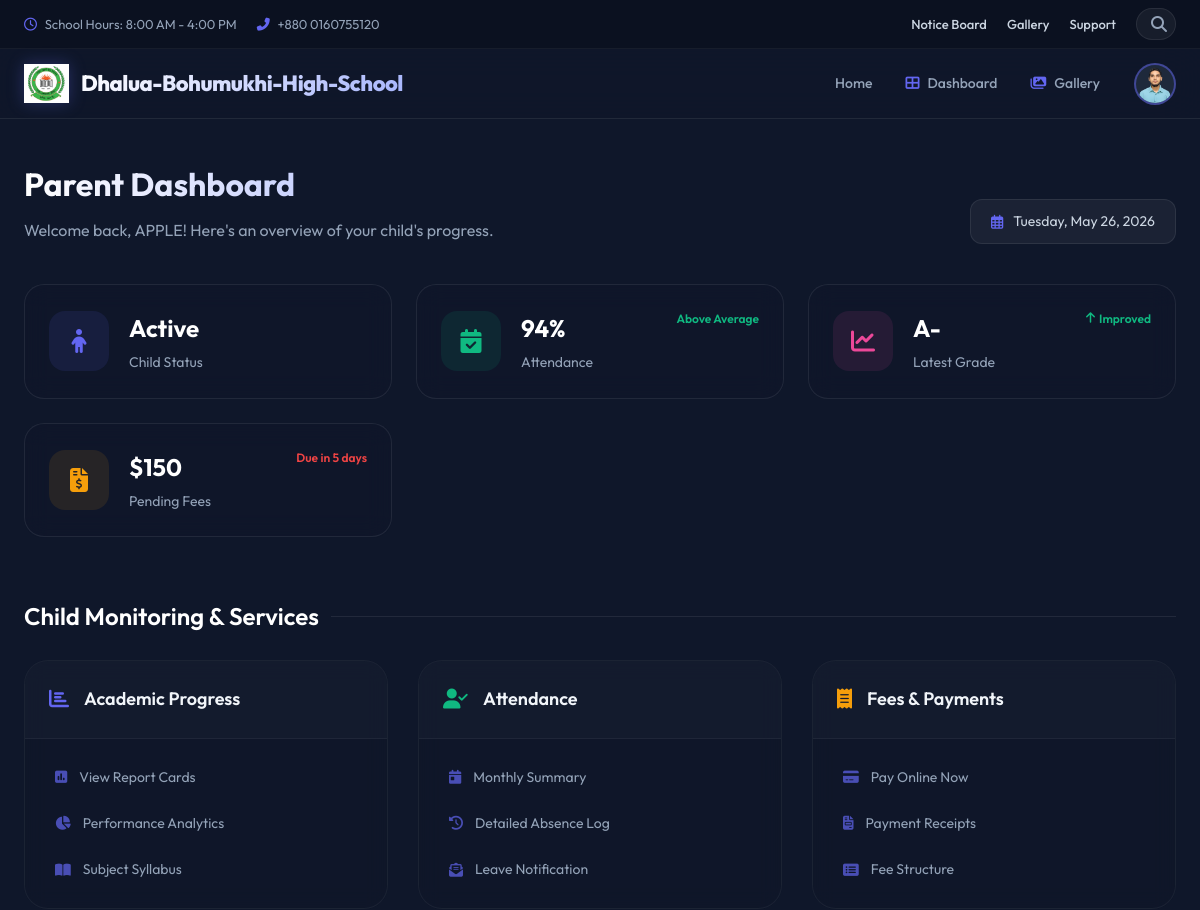
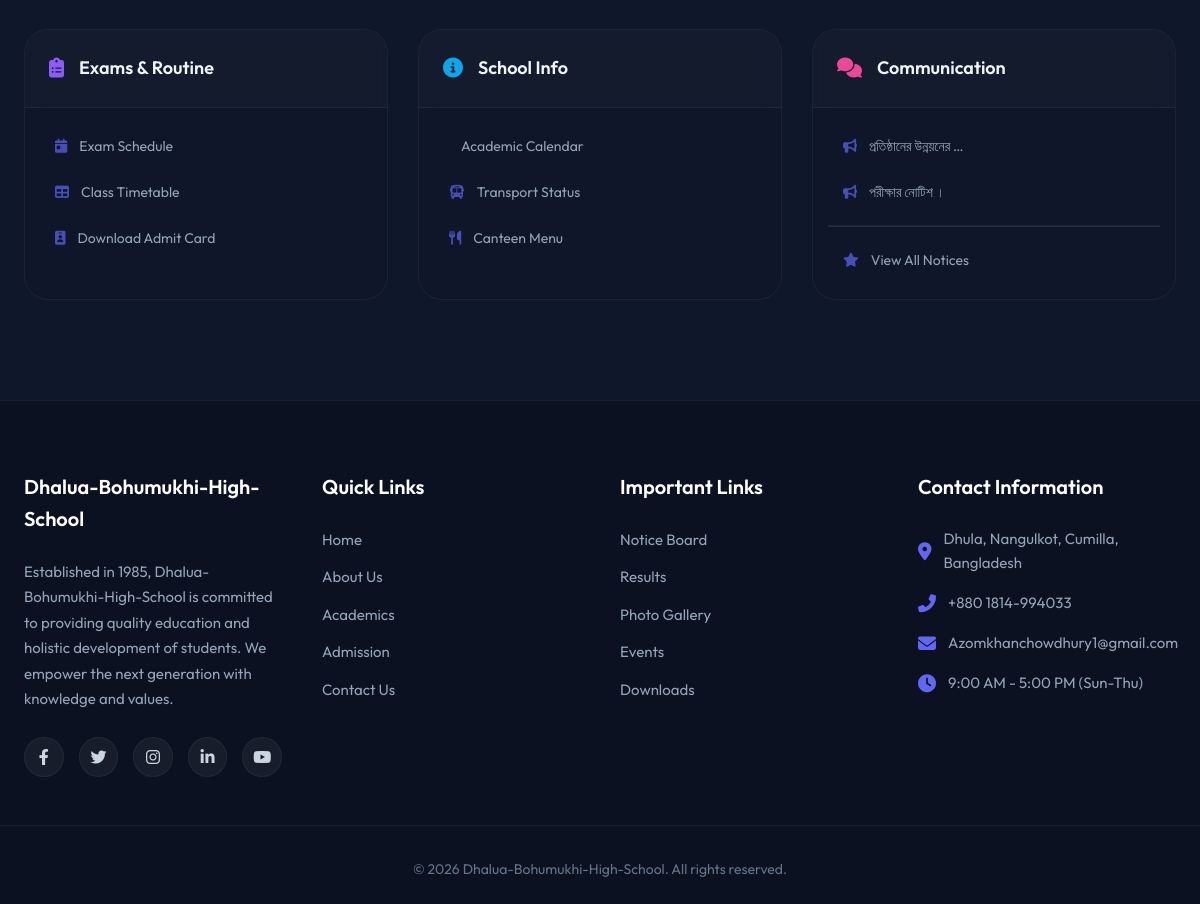
/parents/dashboard/ (signed in), run on the app's committed database (2 pictures, top to bottom).
### student/models.py (models this page shows, shortened)
class Student(models.Model):
    user = models.OneToOneField(User, on_delete=models.CASCADE, related_name='student_profile', null=True, blank=True)
    profile_image = models.ImageField(upload_to='students/', blank=True, null=True)
    phone_number = models.CharField(max_length=15, unique=True, null=True, blank=True)
    date_of_birth = models.DateField(null=True, blank=True)
    gender = models.CharField(max_length=10, choices=[('Male', 'Male'), ('Female', 'Female'), ('Other', 'Other')], null=True, blank=True)
    blood_group = models.CharField(max_length=5, blank=True, null=True)
    address = models.TextField(null=True, blank=True)
    student_id = models.CharField(max_length=20, unique=True, null=True, blank=True)
    roll_number = models.CharField(max_length=20, null=True, blank=True)
    admission_date = models.DateField(null=True, blank=True)
    current_class = models.CharField(max_length=20, null=True, blank=True)
    section = models.CharField(max_length=10, null=True, blank=True)
    academic_year = models.CharField(max_length=10, null=True, blank=True)

### notices/models.py (models this page shows, shortened)
class Notice(models.Model):
    title = models.CharField(max_length=255)
    content = models.TextField()
    is_public = models.BooleanField(default=False, help_text="Public notices are visible to everyone without login.")
    target_student = models.BooleanField(default=False, verbose_name="Student")
    target_teacher = models.BooleanField(default=False, verbose_name="Teacher")
    target_staff = models.BooleanField(default=False, verbose_name="Staff")
    target_parent = models.BooleanField(default=False, verbose_name="Parent")
    created_at = models.DateTimeField(auto_now_add=True)
    updated_at = models.DateTimeField(auto_now=True)
    created_by = models.ForeignKey(User, on_delete=models.SET_NULL, null=True, blank=True)
    signature = models.ImageField(upload_to='notices/signatures/', null=True, blank=True, help_text="Upload headmaster's signature image.")
    attachment = models.FileField(upload_to='notices/attachments/', null=True, blank=True, help_text="Upload official PDF or Image notice.")
    class Meta:
        ordering = ['-created_at']
        verbose_name = "Notice"
        verbose_name_plural = "Notices"

### prents/views.py (the view)
# urls.py: path('', views.dashboard, name='dashboard'),
def dashboard(request):
    notices = Notice.objects.filter(Q(is_public=True) | Q(target_parent=True)).distinct().order_by('-created_at')[:5]
    return render(request, 'prents/dashboard.html', {'notices': notices})

### templates/prents/dashboard.html (shortened to what this page needs)
{% extends 'base.html' %}
{% load static %}
{% block css %}
<link rel="stylesheet" href="{% static 'css/dashboard.css' %}">
{% endblock %}
{% block content %}
<div class="dashboard-wrapper">
    <div class="dashboard-header">
        <div class="welcome-text">
            <h1>Parent Dashboard</h1>
            <p>Welcome back, {{ user.first_name }}! Here's an overview of your child's progress.</p>
        </div>
        <div class="date-display" id="currentDate">
            <i class="far fa-calendar-alt"></i>
            <span id="dateText"></span>
        </div>
    </div>
    <div class="stats-container">
        <div class="stat-card">
            <div class="stat-icon child">
                <i class="fas fa-child"></i>
            </div>
            <div class="stat-info">
                <h3>Active</h3>
                <p>Child Status</p>
            </div>
        </div>
        <div class="stat-card">
            <div class="stat-icon attendance">
                <i class="fas fa-calendar-check"></i>
            </div>
            <div class="stat-info">
                <h3>94%</h3>
                <p>Attendance</p>
            </div>
            <div class="stat-trend positive">
                Above Average
            </div>
        </div>
        <div class="stat-card">
            <div class="stat-icon results">
                <i class="fas fa-chart-line"></i>
            </div>
            <div class="stat-info">
                <h3>A-</h3>
                <p>Latest Grade</p>
            </div>
            <div class="stat-trend positive">
                <i class="fas fa-arrow-up"></i> Improved
            </div>
        </div>
        <div class="stat-card">
            <div class="stat-icon fees">
                <i class="fas fa-file-invoice-dollar"></i>
            </div>
            <div class="stat-info">
                <h3>$150</h3>
                <p>Pending Fees</p>
            </div>
            <div class="stat-trend negative">
                Due in 5 days
            </div>
        </div>
    </div>
    <h2 class="section-title">Child Monitoring & Services</h2>
    <div class="modules-grid">
        <div class="module-card">
            <div class="module-header progress">
                <i class="fas fa-chart-bar"></i>
                <h3>Academic Progress</h3>
            </div>
            <ul class="module-links">
                <li><a href="#"><i class="fas fa-poll"></i> View Report Cards</a></li>
                <li><a href="#"><i class="fas fa-chart-pie"></i> Performance Analytics</a></li>
                <li><a href="#"><i class="fas fa-book-open"></i> Subject Syllabus</a></li>
            </ul>
        </div>
        <div class="module-card">
            <div class="module-header attendance">
                <i class="fas fa-user-check"></i>
                <h3>Attendance</h3>
            </div>
            <ul class="module-links">
                <li><a href="#"><i class="fas fa-calendar-day"></i> Monthly Summary</a></li>
                <li><a href="#"><i class="fas fa-history"></i> Detailed Absence Log</a></li>
                <li><a href="#"><i class="fas fa-envelope-open-text"></i> Leave Notification</a></li>
            </ul>
        </div>
        <div class="module-card">
            <div class="module-header finance">
                <i class="fas fa-receipt"></i>
                <h3>Fees & Payments</h3>
            </div>
            <ul class="module-links">
                <li><a href="#"><i class="fas fa-credit-card"></i> Pay Online Now</a></li>
                <li><a href="#"><i class="fas fa-file-invoice"></i> Payment Receipts</a></li>
                <li><a href="#"><i class="fas fa-list-alt"></i> Fee Structure</a></li>
            </ul>
        </div>
        <div class="module-card">
            <div class="module-header exams">
                <i class="fas fa-clipboard-list"></i>
                <h3>Exams & Routine</h3>
            </div>
            <ul class="module-links">
                <li><a href="#"><i class="fas fa-calendar-day"></i> Exam Schedule</a></li>
                <li><a href="#"><i class="fas fa-table"></i> Class Timetable</a></li>
                <li><a href="#"><i class="fas fa-id-badge"></i> Download Admit Card</a></li>
            </ul>
        </div>
        <div class="module-card">
            <div class="module-header schedule">
                <i class="fas fa-info-circle"></i>
                <h3>School Info</h3>
            </div>
            <ul class="module-links">
                <li><a href="#"> Academic Calendar</a></li>
                <li><a href="#"><i class="fas fa-bus"></i> Transport Status</a></li>
                <li><a href="#"><i class="fas fa-utensils"></i> Canteen Menu</a></li>
            </ul>
        </div>
        <div class="module-card">
            <div class="module-header communication">
                <i class="fas fa-comments"></i>
                <h3>Communication</h3>
            </div>
            <ul class="module-links">
                {% for notice in notices %}
                <li>
                    <a href="{% url 'notices:notice_list' %}"><i class="fas fa-bullhorn"></i> {{ notice.title|truncatechars:20 }}</a>
                </li>
                {% empty %}
                <li><a href="#"><i class="fas fa-info-circle"></i> No new notices</a></li>
                {% endfor %}
                <hr style="opacity: 0.1; margin: 10px 0;">
                <li><a href="{% url 'notices:notice_list' %}"><i class="fas fa-star"></i> View All Notices</a></li>
            </ul>
        </div>
    </div>
</div>
{% endblock %}

### templates/base.html (shortened to what this page needs)
{% load static %}
<!DOCTYPE html>
<html lang="en">
<head>
    <link rel="stylesheet" href="https://cdnjs.cloudflare.com/ajax/libs/font-awesome/6.4.0/css/all.min.css">
    <link rel="stylesheet" href="{% static 'css/base.css' %}">
    {% block css %}{% endblock %}
</head>
<body>
    <div class="top-header-bar">
        <div class="top-bar-container">
            {% if user.is_authenticated %}
            <div class="top-bar-left">
                <span><i class="far fa-clock"></i> School Hours: 8:00 AM - 4:00 PM</span>
                <span><i class="fas fa-phone-alt"></i> +880 0160755120</span>
            </div>
            <div class="top-bar-right">
                <a href="{% url 'notices:notice_list' %}">Notice Board</a>
                <a href="{% url 'gallery' %}">Gallery</a>
                <a href="{% url 'support' %}">Support</a>
                <div class="search-box-container">
                    <div class="search-box" id="globalSearchBox">
                        <i class="fas fa-search search-icon"></i>
                    </div>
                </div>
            </div>
            {% endif %}
        </div>
    </div>
    <header class="main-header">
        <div class="nav-container">
            <a href="/" class="logo">
                <img src="{% static 'image/logo.jpg' %}" alt="Dhalua-Bohumukhi-High-School Logo" class="logo-img">
                <h2>Dhalua-Bohumukhi-High-School</h2>
            </a>
            <div class="nav-right-section">
                <nav>
                    <ul class="nav-links">
                        <li><a href="/" class="{% if request.path == '/' %}active{% endif %}">Home</a></li>
                        {% if user.is_authenticated %}
                        {% if global_role == 'Admin' %}
                        <li><a href="{% url 'admin_panel:dashboard' %}"
                                class="{% if '/admin-dashboard/' in request.path %}active{% endif %}"><i
                                    class="fas fa-th-large"></i> Dashboard</a></li>
                        {% elif global_role == 'Student' %}
                        <li><a href="{% url 'student:student_dashboard' %}"
                                class="{% if '/students/dashboard/' in request.path %}active{% endif %}"><i
                                    class="fas fa-th-large"></i> Dashboard</a></li>
                        {% elif global_role == 'Teacher' %}
                        <li><a href="{% url 'teacher:teacher_dashboard' %}"
                                class="{% if '/teachers/dashboard/' in request.path %}active{% endif %}"><i
                                    class="fas fa-th-large"></i> Dashboard</a></li>
                        {% elif global_role == 'Staff' %}
                        <li><a href="{% url 'staff:staff_dashboard' %}"
                                class="{% if '/staff/dashboard/' in request.path %}active{% endif %}"><i
                                    class="fas fa-th-large"></i> Dashboard</a></li>
                        {% elif global_role == 'Parent' %}
                        <li><a href="{% url 'prents:parent_dashboard' %}"
                                class="{% if '/parents/dashboard/' in request.path %}active{% endif %}"><i
                                    class="fas fa-th-large"></i> Dashboard</a></li>
                        {% endif %}
                        <li><a href="{% url 'gallery' %}"
                                class="{% if '/gallery/' in request.path %}active{% endif %}"><i
                                    class="fas fa-images"></i> Gallery</a></li>
                        {% endif %}
                    </ul>
                </nav>
                {% if user.is_authenticated %}
                <div class="profile-dropdown-container">
                    <div class="profile-trigger" id="profileTrigger">
                        {% if global_profile and global_profile.profile_image %}
                        <img src="{{ global_profile.profile_image.url }}" alt="Profile Image">
                        {% else %}
                        <i class="fas fa-user"></i>
                        {% endif %}
                    </div>
                </div>
                {% else %}
                <a href="{% url 'accounts:login' %}" class="btn-login">Sign In</a>
                {% endif %}
            </div>
        </div>
    </header>
    <main>
        {% block content %}
        {% endblock %}
    </main>
    <footer class="main-footer">
        <div class="footer-container">
            <div class="footer-col">
                <h3>Dhalua-Bohumukhi-High-School</h3>
                <p>Established in 1985, Dhalua-Bohumukhi-High-School is committed to providing quality education and
                    holistic
                    development of students. We empower the next generation with knowledge and values.</p>
                <div class="social-icons">
                    <a href="#" aria-label="Facebook"><i class="fab fa-facebook-f"></i></a>
                    <a href="#" aria-label="Twitter"><i class="fab fa-twitter"></i></a>
                    <a href="#" aria-label="Instagram"><i class="fab fa-instagram"></i></a>
                    <a href="#" aria-label="LinkedIn"><i class="fab fa-linkedin-in"></i></a>
                    <a href="#" aria-label="YouTube"><i class="fab fa-youtube"></i></a>
                </div>
            </div>
            <div class="footer-col">
                <h3>Quick Links</h3>
                <ul>
                    <li><a href="#">Home</a></li>
                    <li><a href="#">About Us</a></li>
                    <li><a href="#">Academics</a></li>
                    <li><a href="#">Admission</a></li>
                    <li><a href="#">Contact Us</a></li>
                </ul>
            </div>
            <div class="footer-col">
                <h3>Important Links</h3>
                <ul>
                    <li><a href="{% url 'notices:notice_list' %}">Notice Board</a></li>
                    <li><a href="#">Results</a></li>
                    <li><a href="#">Photo Gallery</a></li>
                    <li><a href="#">Events</a></li>
                    <li><a href="#">Downloads</a></li>
                </ul>
            </div>
            <div class="footer-col">
                <h3>Contact Information</h3>
                <ul class="contact-info">
                    <li><i class="fas fa-map-marker-alt"></i> Dhula, Nangulkot, Cumilla, Bangladesh</li>
                    <li><i class="fas fa-phone-alt"></i> +880 1814-994033</li>
                    <li><i class="fas fa-envelope"></i> Azomkhanchowdhury1@gmail.com</li>
                    <li><i class="fas fa-clock"></i> 9:00 AM - 5:00 PM (Sun-Thu)</li>
                </ul>
            </div>
        </div>
        <div class="footer-bottom">
            <p>&copy; {% now "Y" %} Dhalua-Bohumukhi-High-School. All rights reserved.</p>
        </div>
    </footer>
</body>
</html>

### data on the page
Student: profile_image (picture)
Notice: title "প্রতিষ্ঠানের উন্নয়নের …"
Notice: title "পরীক্ষার নোটিশ ।"

### other printed values
{{ user.first_name }} "APPLE"
